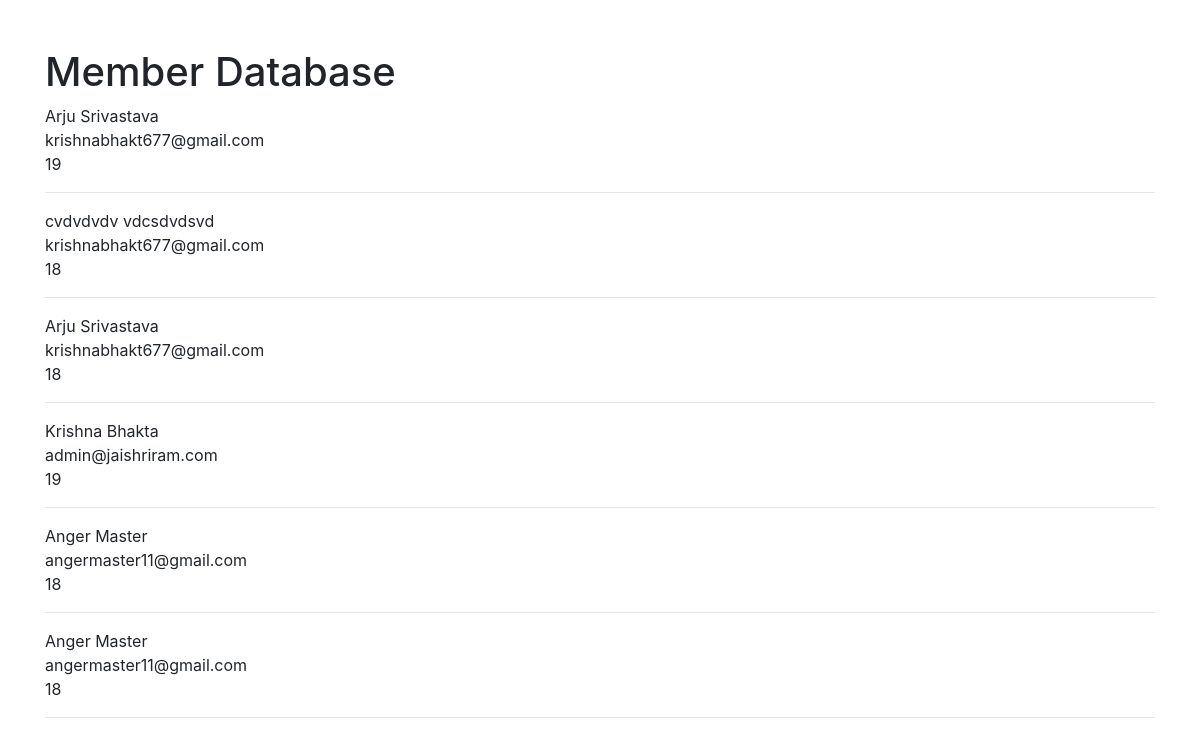
The page / on the database its author committed.
### website/models.py (models this page shows, shortened)
class Member(models.Model):
    fname = models.CharField(max_length=50)
    lname = models.CharField(max_length=50)
    email = models.EmailField(max_length=100)
    password = models.CharField(max_length=50)
    age = models.PositiveIntegerField()

### website/views.py (the view)
# urls.py: path('',views.index,name="home"),
def index(request):
    all_member = Member.objects.all
    return render(request,'home.html',{'all': all_member})

### website/templates/home.html
{% extends 'base.html' %}
{% block content%}
    <h1>Member Database</h1>
    {% for item in all %}
        <p>{{item.fname}} {{item.lname}} <br> {{item.email}} <br>
        {{item.age}} <hr></p>
    {% endfor %}
{% endblock content%}

### website/templates/base.html (shortened to what this page needs)
<!doctype html>
<html lang="en">
  <head>
    <link rel="stylesheet" href="https://cdn.jsdelivr.net/npm/bootstrap@4.1.3/dist/css/bootstrap.min.css">
  </head>
  <body>
    <br><br>
   <div class="container">
    {% block content%}
    {% endblock content%}
   </div>
  </body>
</html>

### rows shown on the page
Member: fname "Arju", lname "Srivastava", email "krishnabhakt677@gmail.com", age "19"
Member: fname "cvdvdvdv", lname "vdcsdvdsvd", email "krishnabhakt677@gmail.com", age "18"
Member: fname "Arju", lname "Srivastava", email "krishnabhakt677@gmail.com", age "18"
Member: fname "Krishna", lname "Bhakta", email "admin@jaishriram.com", age "19"
Member: fname "Anger", lname "Master", email "angermaster11@gmail.com", age "18"
Member: fname "Anger", lname "Master", email "angermaster11@gmail.com", age "18"
